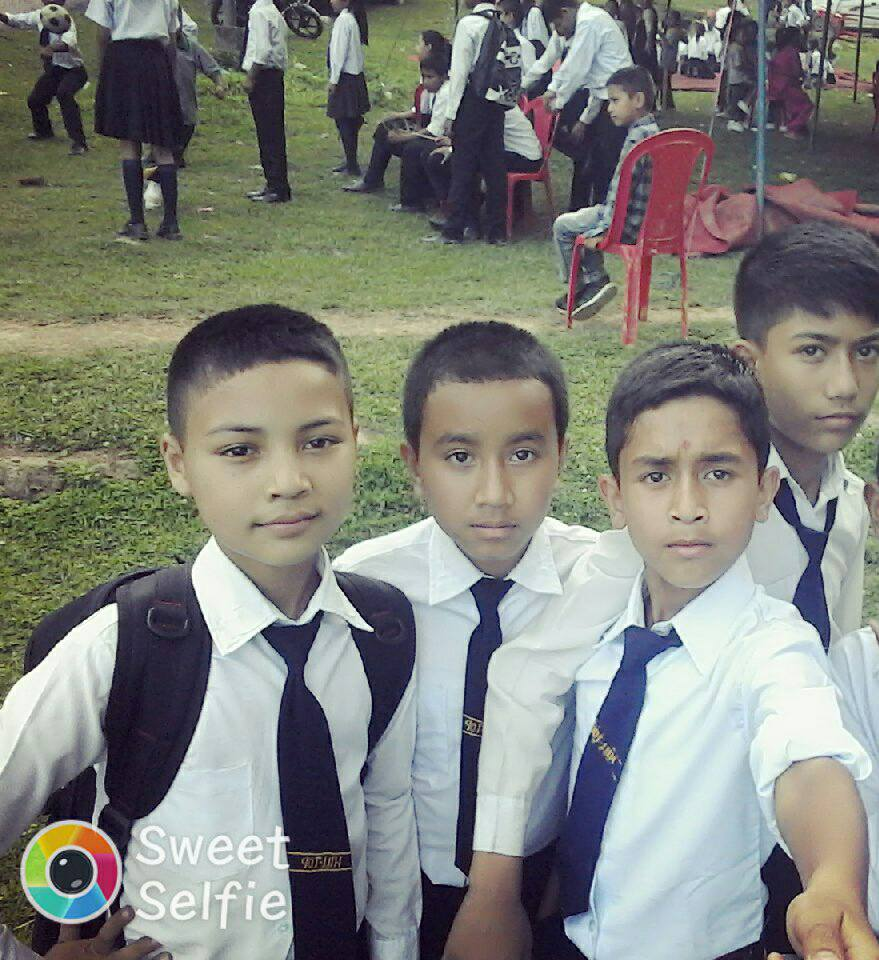
#> input picture Phase 2/school.jpg, 879 x 960 px
$ python flipped.py
#> lines starting #> are read from the running program, lines starting #| are printed output that depends on the picture
import cv2

image = cv2.imread("school.jpg")
#> image is the input picture: shape (960, 879, 3); mean B, G, R 124.4, 130.8, 128.7

if image is None:
    print("Error loading image")
else:
    flipped_vertical = cv2.flip(image, 0)
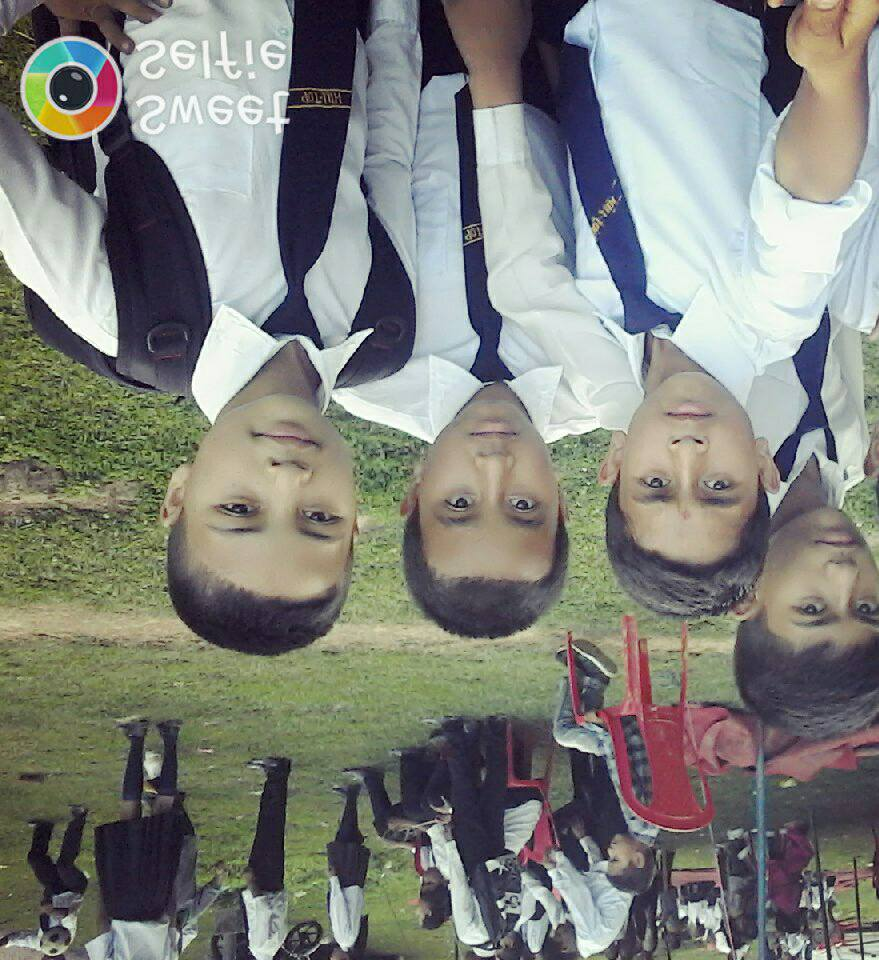
#> flipped_vertical: shape (960, 879, 3); mean B, G, R 124.4, 130.8, 128.7
    flipped_horizontal = cv2.flip(image, 1)
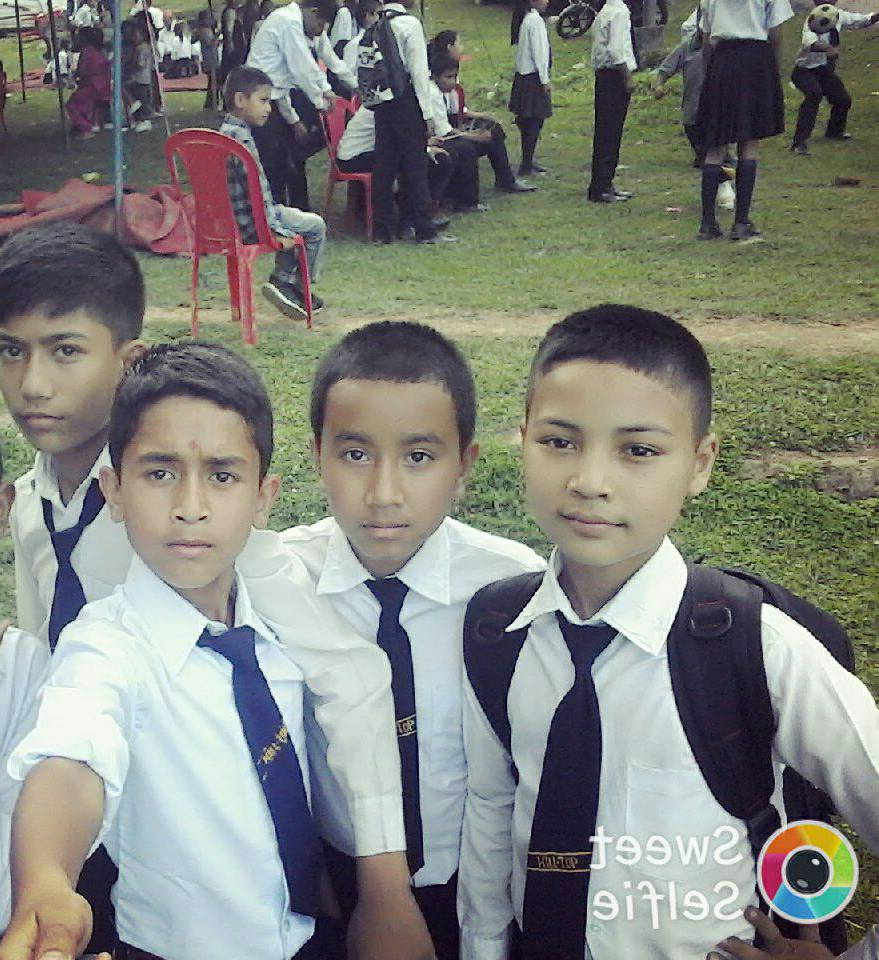
#> flipped_horizontal: shape (960, 879, 3); mean B, G, R 124.4, 130.8, 128.7
    flipped_both = cv2.flip(image, 1)

    cv2.imshow("Original Image", image)
    cv2.imshow("Flipped Vertical", flipped_vertical)
    cv2.imshow("Flipped Horizontal", flipped_horizontal)
    cv2.imshow("Flipped Both", flipped_both)

    cv2.waitKey(0)
    cv2.destroyAllWindows()
